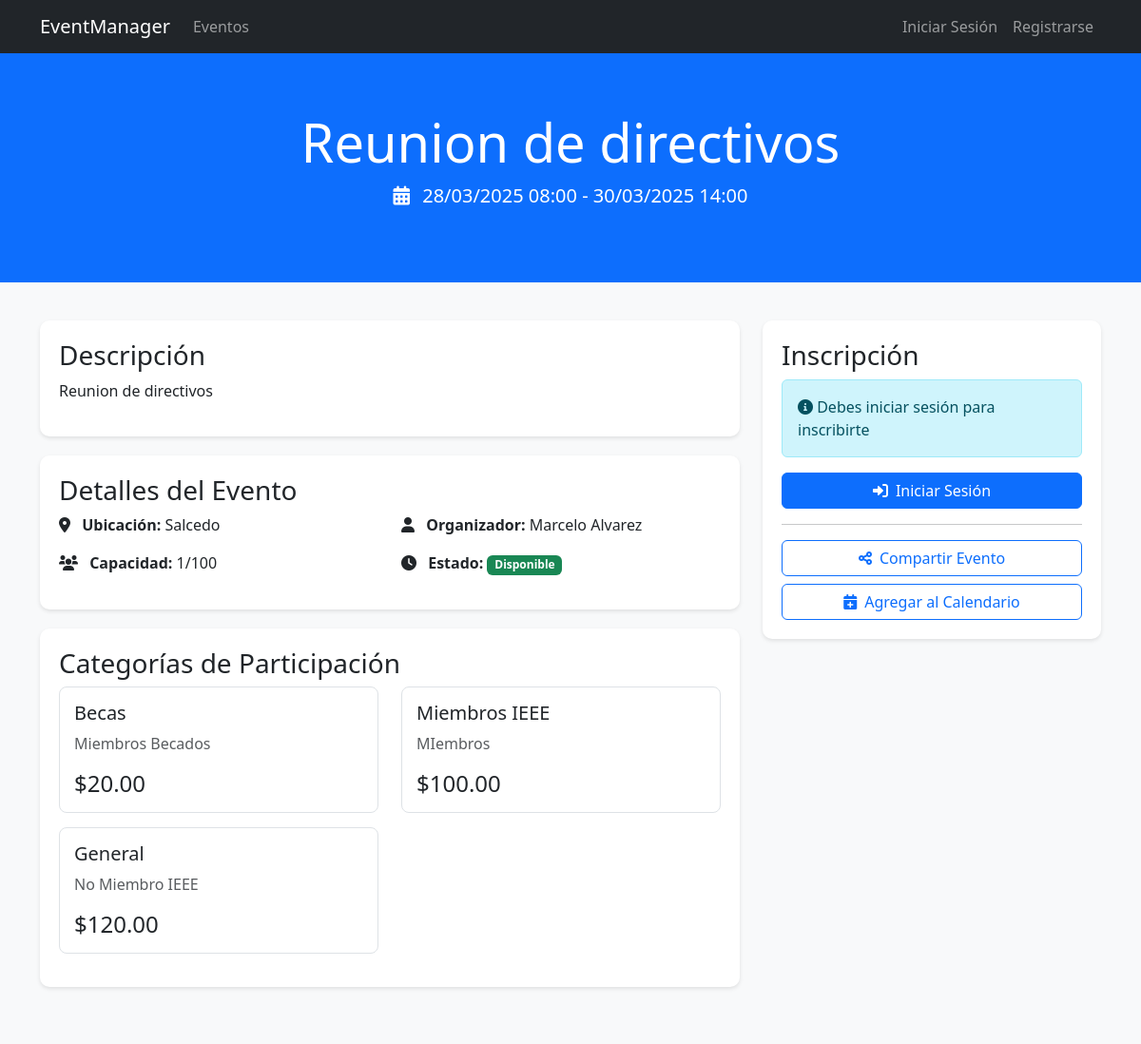
/views/events/view.php?id=6, run on the app's committed database.
### tables this page shows
CREATE TABLE `events` (
  `id` int(11) NOT NULL,
  `title` varchar(255) NOT NULL,
  `description` text DEFAULT NULL,
  `type_id` int(11) DEFAULT NULL,
  `organizer_id` int(11) DEFAULT NULL,
  `modality` enum('presential','virtual','hybrid') NOT NULL,
  `capacity` int(11) DEFAULT 0,
  `price` decimal(10,2) DEFAULT 0.00,
  `location` varchar(255) DEFAULT NULL,
  `virtual_link` varchar(255) DEFAULT NULL,
  `start_date` datetime NOT NULL,
  `end_date` datetime NOT NULL,
  `max_capacity` int(11) DEFAULT NULL,
  `status` enum('draft','published','completed','cancelled') DEFAULT 'draft',
  `category_id` int(11) DEFAULT NULL,
  `logo_url` varchar(255) DEFAULT NULL,
  `banner_url` varchar(255) DEFAULT NULL,
  `header_color` varchar(7) DEFAULT NULL,
  `accent_color` varchar(7) DEFAULT NULL,
  `created_at` timestamp NOT NULL DEFAULT current_timestamp(),
  `updated_at` timestamp NOT NULL DEFAULT current_timestamp() ON UPDATE current_timestamp(),
  `payment_config` longtext DEFAULT NULL CHECK (json_valid(`payment_config`))
);

CREATE TABLE `users` (
  `id` int(11) NOT NULL,
  `name` varchar(100) NOT NULL,
  `email` varchar(100) NOT NULL,
  `password` varchar(255) NOT NULL,
  `role` enum('user','organizer','admin') DEFAULT 'user',
  `status` enum('active','inactive') NOT NULL DEFAULT 'active',
  `is_active` tinyint(1) DEFAULT 1,
  `avatar_url` varchar(255) DEFAULT NULL,
  `created_at` timestamp NOT NULL DEFAULT current_timestamp(),
  `updated_at` timestamp NOT NULL DEFAULT current_timestamp() ON UPDATE current_timestamp(),
  `ieee_member` tinyint(1) DEFAULT 0,
  `ieee_member_id` varchar(50) DEFAULT NULL,
  `ieee_region` int(11) DEFAULT NULL
);

CREATE TABLE `pricing_categories` (
  `id` int(11) NOT NULL,
  `event_id` int(11) NOT NULL,
  `name` varchar(100) NOT NULL,
  `price` decimal(10,2) NOT NULL,
  `description` text DEFAULT NULL,
  `capacity` int(11) DEFAULT NULL,
  `is_active` tinyint(1) DEFAULT 1,
  `created_at` timestamp NOT NULL DEFAULT current_timestamp(),
  `discount_percentage` decimal(5,2) DEFAULT 0.00,
  `ieee_member_discount` decimal(5,2) DEFAULT 0.00,
  `ieee_region` varchar(10) DEFAULT NULL,
  `max_capacity` int(11) DEFAULT NULL
);

### includes/utilities.php (called while the page is built, shortened)
<?php
class Utilities {
    public static function formatDate($date, $format = 'd/m/Y H:i') {
        return date($format, strtotime($date));
    }
}
?>

### views/events/view.php (the view, shortened to what this page needs)
<?php
require_once '../../includes/utilities.php';
$eventId = $_GET['id'];
$error = null;
$event = null;
$categories = [];
$isLoggedIn = isset($_SESSION['user']);
$user = $_SESSION['user'] ?? null;
try {
    $db = new Database();
    $conn = $db->getConnection();
    $stmt = $conn->prepare("
        SELECT e.*, u.name as organizer_name,
               (SELECT COUNT(*)
                FROM registrations r2
                WHERE r2.event_id = e.id
                AND r2.status != 'cancelled') as registration_count
        FROM events e
        INNER JOIN users u ON e.organizer_id = u.id
        WHERE e.id = :event_id
    ");
    $stmt->execute(['event_id' => $eventId]);
    $event = $stmt->fetch(PDO::FETCH_ASSOC);
    if (!$event) {
        $error = "El evento no existe.";
    } elseif ($event['status'] !== 'published' && (!$isLoggedIn || ($user['role'] !== 'admin' && $user['id'] !== $event['organizer_id']))) {
        $error = "Este evento no está disponible actualmente.";
    } else {
        $stmt = $conn->prepare("
            SELECT pc.*,
                   COALESCE((
                       SELECT COUNT(*)
                       FROM registrations r
                       WHERE r.event_id = pc.event_id
                       AND r.pricing_category_id = pc.id
                       AND r.status != 'cancelled'
                   ), 0) as registered_count
            FROM pricing_categories pc
            WHERE pc.event_id = :event_id
            AND pc.is_active = 1
            ORDER BY pc.price ASC
        ");
        $stmt->execute(['event_id' => $eventId]);
        $categories = $stmt->fetchAll(PDO::FETCH_ASSOC);
        $isRegistered = false;
    }
} catch (Exception $e) {
    $error = "Error al cargar la información del evento: " . $e->getMessage();
}
?>
<!DOCTYPE html>
<html lang="es">
<head>
    <link href="https://cdn.jsdelivr.net/npm/bootstrap@5.3.0/dist/css/bootstrap.min.css" rel="stylesheet">
    <link href="https://cdnjs.cloudflare.com/ajax/libs/font-awesome/6.0.0/css/all.min.css" rel="stylesheet">
</head>
<body class="bg-light">
    <?php include '../templates/navigation.php'; ?>
    <?php if ($error): ?>
        <div class="container py-5">
            <div class="alert alert-danger">
                <?php echo htmlspecialchars($error); ?>
            </div>
            <a href="index.php" class="btn btn-primary">Volver a Eventos</a>
        </div>
    <?php else: ?>
        <header class="event-header">
            <div class="container text-center">
                <h1 class="display-4"><?php echo htmlspecialchars($event['title']); ?></h1>
                <p class="lead">
                    <i class="fas fa-calendar-alt me-2"></i>
                    <?php echo Utilities::formatDate($event['start_date']); ?>
                    <?php if ($event['start_date'] !== $event['end_date']): ?>
                        - <?php echo Utilities::formatDate($event['end_date']); ?>
                    <?php endif; ?>
                </p>
            </div>
        </header>
        <section class="event-details">
            <div class="container">
                <div class="row">
                    <div class="col-lg-8">
                        <div class="detail-card">
                            <h3>Descripción</h3>
                            <p><?php echo nl2br(htmlspecialchars($event['description'])); ?></p>
                        </div>
                        <div class="detail-card">
                            <h3>Detalles del Evento</h3>
                            <div class="row">
                                <div class="col-md-6">
                                    <p>
                                        <i class="fas fa-map-marker-alt me-2"></i>
                                        <strong>Ubicación:</strong> <?php echo htmlspecialchars($event['location']); ?>
                                    </p>
                                    <p>
                                        <i class="fas fa-users me-2"></i>
                                        <strong>Capacidad:</strong>
                                        <?php echo $event['capacity'] ? "{$event['registration_count']}/{$event['capacity']}" : 'Ilimitada'; ?>
                                    </p>
                                </div>
                                <div class="col-md-6">
                                    <p>
                                        <i class="fas fa-user me-2"></i>
                                        <strong>Organizador:</strong> <?php echo htmlspecialchars($event['organizer_name']); ?>
                                    </p>
                                    <p>
                                        <i class="fas fa-clock me-2"></i>
                                        <strong>Estado:</strong>
                                        <?php if ($event['capacity'] && $event['registration_count'] >= $event['capacity']): ?>
                                            <span class="badge bg-danger">Completo</span>
                                        <?php else: ?>
                                            <span class="badge bg-success">Disponible</span>
                                        <?php endif; ?>
                                    </p>
                                </div>
                            </div>
                        </div>
                        <?php if (!empty($categories)): ?>
                            <div class="detail-card">
                                <h3>Categorías de Participación</h3>
                                <div class="row">
                                    <?php foreach ($categories as $category): ?>
                                        <div class="col-md-6">
                                            <div class="category-card">
                                                <h5><?php echo htmlspecialchars($category['name']); ?></h5>
                                                <p class="text-muted">
                                                    <?php echo htmlspecialchars($category['description']); ?>
                                                </p>
                                                <div class="d-flex justify-content-between align-items-center">
                                                    <span class="h4 mb-0">
                                                        $<?php echo number_format($category['price'], 2); ?>
                                                    </span>
                                                </div>
                                            </div>
                                        </div>
                                    <?php endforeach; ?>
                                </div>
                            </div>
                        <?php endif; ?>
                    </div>
                    <div class="col-lg-4">
                        <div class="detail-card registration-card">
                            <h3>Inscripción</h3>
                            <?php if ($isRegistered): ?>
                                <div class="alert alert-<?php
                                    echo $registrationStatus === 'confirmed' ? 'success' :
                                        ($registrationStatus === 'cancelled' ? 'danger' : 'warning');
                                ?>">
                                    <i class="fas fa-info-circle"></i>
                                    <?php if ($registrationStatus === 'pending'): ?>
                                        Tu solicitud de inscripción está pendiente de confirmación por el organizador.
                                    <?php elseif ($registrationStatus === 'confirmed'): ?>
                                        ¡Tu inscripción ha sido confirmada! Ya estás registrado en este evento.
                                    <?php elseif ($registrationStatus === 'cancelled'): ?>
                                        Tu inscripción ha sido cancelada por el organizador.
                                    <?php endif; ?>
                                </div>
                                <?php if ($registrationStatus === 'cancelled'): ?>
                                    <a href="register.php?event_id=<?php echo $eventId; ?>" class="btn btn-primary w-100">
                                        Solicitar Nueva Inscripción
                                    </a>
                                <?php else: ?>
                                    <a href="../registrations/my-registrations.php" class="btn btn-primary w-100">
                                        Ver Mis Inscripciones
                                    </a>
                                <?php endif; ?>
                            <?php elseif ($event['capacity'] && $event['registration_count'] >= $event['capacity']): ?>
                                <div class="alert alert-warning">
                                    <i class="fas fa-exclamation-triangle"></i> Evento Completo
                                </div>
                            <?php elseif ($isLoggedIn): ?>
                                <a href="register.php?event_id=<?php echo $event['id']; ?>" class="btn btn-success w-100 mb-3">
                                    <i class="fas fa-ticket-alt me-2"></i>Inscribirme
                                </a>
                            <?php else: ?>
                                <div class="alert alert-info">
                                    <i class="fas fa-info-circle"></i> Debes iniciar sesión para inscribirte
                                </div>
                                <a href="../auth/login.php" class="btn btn-primary w-100">
                                    <i class="fas fa-sign-in-alt me-2"></i>Iniciar Sesión
                                </a>
                            <?php endif; ?>
                            <hr>
                            <div class="d-grid gap-2">
                                <button class="btn btn-outline-primary" onclick="shareEvent()">
                                    <i class="fas fa-share-alt me-2"></i>Compartir Evento
                                </button>
                                <button class="btn btn-outline-primary" onclick="addToCalendar()">
                                    <i class="fas fa-calendar-plus me-2"></i>Agregar al Calendario
                                </button>
                            </div>
                        </div>
                    </div>
                </div>
            </div>
        </section>
    <?php endif; ?>
</body>
</html>

### views/events/view.php (style rules this page uses)
.event-header { background: #0d6efd; color: white; padding: 60px 0; }
.event-details { background-color: #f8f9fa; padding: 40px 0; }
.detail-card { background: white; border-radius: 10px; padding: 20px; margin-bottom: 20px; box-shadow: 0 2px 4px rgba(0,0,0,0.1); }
.registration-card { position: sticky; top: 20px; }
.category-card { border: 1px solid #dee2e6; border-radius: 8px; padding: 15px; margin-bottom: 15px; transition: transform 0.2s; }

### data on the page
events: title "Reunion de directivos", start_date "28/03/2025 08:00", end_date "30/03/2025 14:00", description "Reunion de directivos", location "Salcedo", capacity "100", organizer.name "Marcelo Alvarez"
pricing_categories: name "Becas", description "Miembros Becados", price "20.00"
pricing_categories: name "Miembros IEEE", description "MIembros", price "100.00"
pricing_categories: name "General", description "No Miembro IEEE", price "120.00"

### other printed values
$event['registration_count'] "1"
